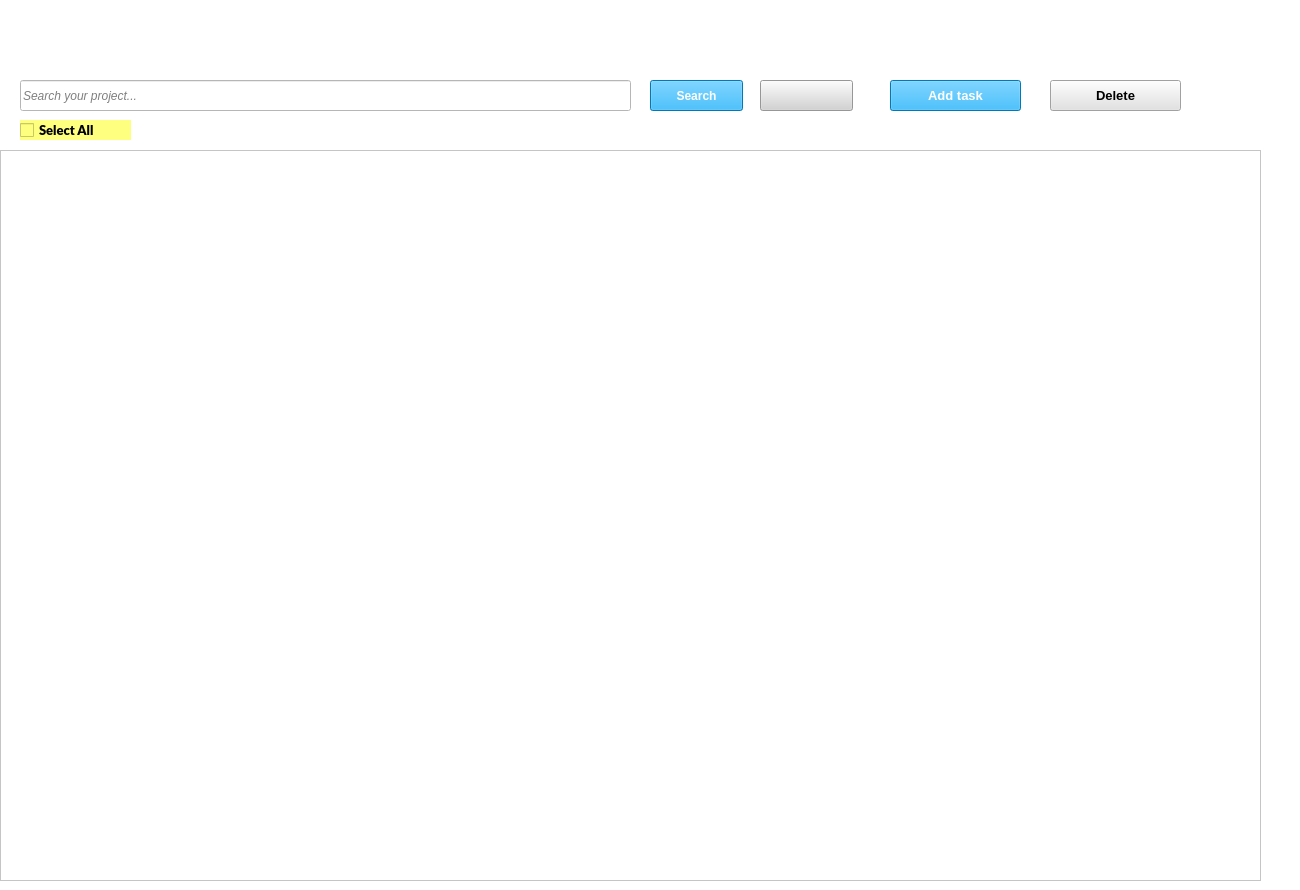
         <widget class="QWidget" name="tab_7">
          <property name="styleSheet">
           <string notr="true">background-color: rgb(255, 255, 255);</string>
          </property>
          <attribute name="title">
           <string>Open</string>
          </attribute>
          <widget class="QPushButton" name="pushButtonOpenSearch">
           <property name="geometry">
            <rect>
             <x>650</x>
             <y>80</y>
             <width>93</width>
             <height>31</height>
            </rect>
           </property>
           <property name="font">
            <font>
             <weight>75</weight>
             <bold>true</bold>
            </font>
           </property>
           <property name="styleSheet">
            <string notr="true">color: rgb(255, 255, 255);
background-color: rgb(255, 0, 0);
background-color: rgb(0, 170, 255);</string>
           </property>
           <property name="text">
            <string>Search</string>
           </property>
           <property name="icon">
            <iconset>
             <normaloff>../../Image/magnifying-glass_11461318.png</normaloff>../../Image/magnifying-glass_11461318.png</iconset>
           </property>
          </widget>
          <widget class="QPushButton" name="pushButtonOpenReload">
           <property name="geometry">
            <rect>
             <x>760</x>
             <y>80</y>
             <width>93</width>
             <height>31</height>
            </rect>
           </property>
           <property name="styleSheet">
            <string notr="true">background-color: rgb(211, 211, 211);</string>
           </property>
           <property name="text">
            <string/>
           </property>
           <property name="icon">
            <iconset>
             <normaloff>../../Image/refresh_8208127.png</normaloff>../../Image/refresh_8208127.png</iconset>
           </property>
           <property name="iconSize">
            <size>
             <width>30</width>
             <height>30</height>
            </size>
           </property>
          </widget>
          <widget class="QPushButton" name="pushButtonOpenDelete">
           <property name="geometry">
            <rect>
             <x>1050</x>
             <y>80</y>
             <width>131</width>
             <height>31</height>
            </rect>
           </property>
           <property name="font">
            <font>
             <pointsize>10</pointsize>
             <weight>75</weight>
             <bold>true</bold>
            </font>
           </property>
           <property name="styleSheet">
            <string notr="true">background-color: rgb(208, 208, 208);
background-color: rgb(226, 226, 226);</string>
           </property>
           <property name="text">
            <string>Delete</string>
           </property>
           <property name="icon">
            <iconset>
             <normaloff>../../Image/minus_10023881.png</normaloff>../../Image/minus_10023881.png</iconset>
           </property>
          </widget>
          <widget class="QPushButton" name="pushButtonOpenAddTask">
           <property name="geometry">
            <rect>
             <x>890</x>
             <y>80</y>
             <width>131</width>
             <height>31</height>
            </rect>
           </property>
           <property name="font">
            <font>
             <pointsize>10</pointsize>
             <weight>75</weight>
             <bold>true</bold>
            </font>
           </property>
           <property name="styleSheet">
            <string notr="true">color: rgb(255, 255, 255);
background-color: rgb(255, 0, 0);
background-color: rgb(0, 170, 255);</string>
           </property>
           <property name="text">
            <string>Add task</string>
           </property>
           <property name="icon">
            <iconset>
             <normaloff>../../Image/plus_10023858.png</normaloff>../../Image/plus_10023858.png</iconset>
           </property>
          </widget>
          <widget class="QTableWidget" name="tableWidgetOpen">
           <property name="enabled">
            <bool>true</bool>
           </property>
           <property name="geometry">
            <rect>
             <x>0</x>
             <y>150</y>
             <width>1261</width>
             <height>731</height>
            </rect>
           </property>
           <property name="font">
            <font>
             <family>Lato Black</family>
             <weight>75</weight>
             <bold>true</bold>
            </font>
           </property>
           <property name="styleSheet">
            <string notr="true">background-color: rgb(255, 255, 255);</string>
           </property>
           <property name="editTriggers">
            <set>QAbstractItemView::NoEditTriggers</set>
           </property>
           <property name="dragDropOverwriteMode">
            <bool>true</bool>
           </property>
           <property name="columnCount">
            <number>0</number>
           </property>
          </widget>
          <widget class="QLineEdit" name="lineEditSearchOpen">
           <property name="geometry">
            <rect>
             <x>20</x>
             <y>80</y>
             <width>611</width>
             <height>31</height>
            </rect>
           </property>
           <property name="font">
            <font>
             <italic>true</italic>
            </font>
           </property>
           <property name="styleSheet">
            <string notr="true">background-color: rgb(255, 255, 255);</string>
           </property>
           <property name="placeholderText">
            <string>Search your project...</string>
           </property>
          </widget>
          <widget class="QLabel" name="ProjectListAll_2">
           <property name="geometry">
            <rect>
             <x>0</x>
             <y>0</y>
             <width>1291</width>
             <height>71</height>
            </rect>
           </property>
           <property name="font">
            <font>
             <family>Lato Black</family>
             <pointsize>20</pointsize>
             <weight>75</weight>
             <bold>true</bold>
            </font>
           </property>
           <property name="styleSheet">
            <string notr="true">QLabel {
        font-size: 30
px;
        font-weight: bold;
        color: white;
        padding: 10px 20px;
        border-radius: 8px;
        background: qlineargradient(
            x1:0, y1:0, x2:1, y2:0,
            stop:0 #6DD5FA,  /* Xanh sky */
            stop:0.5 #2980B9, /* Xanh dương đậm */
            stop:1 #6DD5FA   /* Xanh sky */
        );}</string>
           </property>
           <property name="text">
            <string>OPEN PROJECT LIST</string>
           </property>
           <property name="alignment">
            <set>Qt::AlignCenter</set>
           </property>
          </widget>
          <widget class="QCheckBox" name="checkBoxSelectAllOpen">
           <property name="geometry">
            <rect>
             <x>20</x>
             <y>120</y>
             <width>111</width>
             <height>20</height>
            </rect>
           </property>
           <property name="font">
            <font>
             <family>Lato Black</family>
             <pointsize>10</pointsize>
             <weight>75</weight>
             <bold>true</bold>
            </font>
           </property>
           <property name="styleSheet">
            <string notr="true">background-color: rgb(255, 255, 127);</string>
           </property>
           <property name="text">
            <string>Select All</string>
           </property>
          </widget>
          <widget class="QLabel" name="label_8">
           <property name="geometry">
            <rect>
             <x>420</x>
             <y>10</y>
             <width>55</width>
             <height>51</height>
            </rect>
           </property>
           <property name="styleSheet">
            <string notr="true">background-color: transparent;</string>
           </property>
           <property name="text">
            <string/>
           </property>
           <property name="pixmap">
            <pixmap>C:/Users/FPT/Downloads/folder_2635178.png</pixmap>
           </property>
           <property name="scaledContents">
            <bool>true</bool>
           </property>
          </widget>
         </widget>
